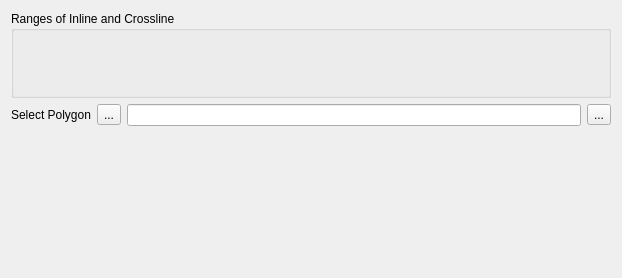
<?xml version="1.0" encoding="UTF-8"?>
<ui version="4.0">
 <class>PageBuildLowFrequencyModelTwo</class>
 <widget class="QWidget" name="PageBuildLowFrequencyModelTwo">
  <property name="geometry">
   <rect>
    <x>0</x>
    <y>0</y>
    <width>622</width>
    <height>278</height>
   </rect>
  </property>
  <property name="windowTitle">
   <string>Form</string>
  </property>
  <layout class="QGridLayout" name="gridLayout_2">
   <item row="0" column="0">
    <widget class="QGroupBox" name="groupBox">
     <property name="title">
      <string>Ranges of Inline and Crossline </string>
     </property>
     <layout class="QGridLayout" name="gridLayout">
      <item row="0" column="0">
       <widget class="CXSliderComplex" name="m_pInlineWidget" native="true">
        <property name="minimumSize">
         <size>
          <width>0</width>
          <height>20</height>
         </size>
        </property>
       </widget>
      </item>
      <item row="1" column="0">
       <widget class="CXSliderComplex" name="m_pXlineWidget" native="true">
        <property name="minimumSize">
         <size>
          <width>0</width>
          <height>20</height>
         </size>
        </property>
       </widget>
      </item>
     </layout>
    </widget>
   </item>
   <item row="1" column="0">
    <layout class="QHBoxLayout" name="horizontalLayout">
     <item>
      <widget class="QLabel" name="label_5">
       <property name="sizePolicy">
        <sizepolicy hsizetype="Fixed" vsizetype="Preferred">
         <horstretch>0</horstretch>
         <verstretch>0</verstretch>
        </sizepolicy>
       </property>
       <property name="text">
        <string>Select Polygon</string>
       </property>
      </widget>
     </item>
     <item>
      <widget class="QToolButton" name="m_BtnAddPolygon">
       <property name="text">
        <string>...</string>
       </property>
      </widget>
     </item>
     <item>
      <widget class="QLineEdit" name="m_pLinePolygon">
       <property name="readOnly">
        <bool>true</bool>
       </property>
      </widget>
     </item>
     <item>
      <widget class="QToolButton" name="m_pBtnRemovePolygon">
       <property name="text">
        <string>...</string>
       </property>
      </widget>
     </item>
    </layout>
   </item>
   <item row="2" column="0">
    <spacer name="verticalSpacer">
     <property name="orientation">
      <enum>Qt::Vertical</enum>
     </property>
     <property name="sizeHint" stdset="0">
      <size>
       <width>20</width>
       <height>145</height>
      </size>
     </property>
    </spacer>
   </item>
  </layout>
  <zorder>m_pLinePolygon</zorder>
  <zorder>m_pBtnRemovePolygon</zorder>
  <zorder>label_5</zorder>
  <zorder>m_BtnAddPolygon</zorder>
  <zorder>verticalSpacer</zorder>
  <zorder>groupBox</zorder>
  <zorder>m_pLinePolygon</zorder>
 </widget>
 <customwidgets>
  <customwidget>
   <class>CXSliderComplex</class>
   <extends>QWidget</extends>
   <header location="global">xslidercomplex.h</header>
   <container>1</container>
  </customwidget>
 </customwidgets>
 <resources/>
 <connections/>
</ui>
